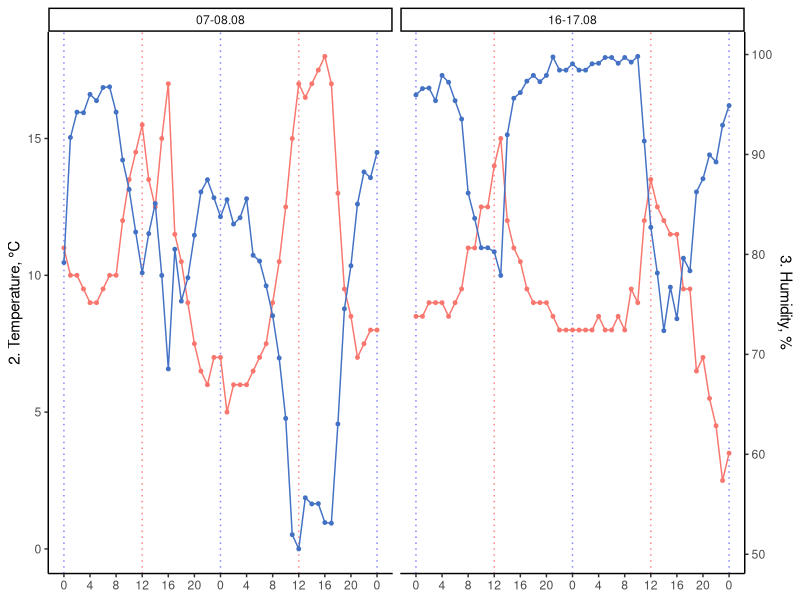
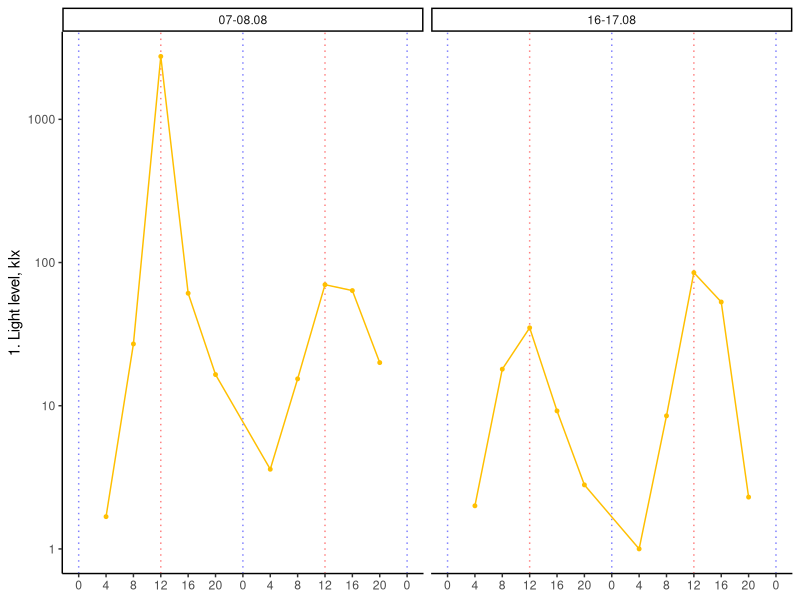
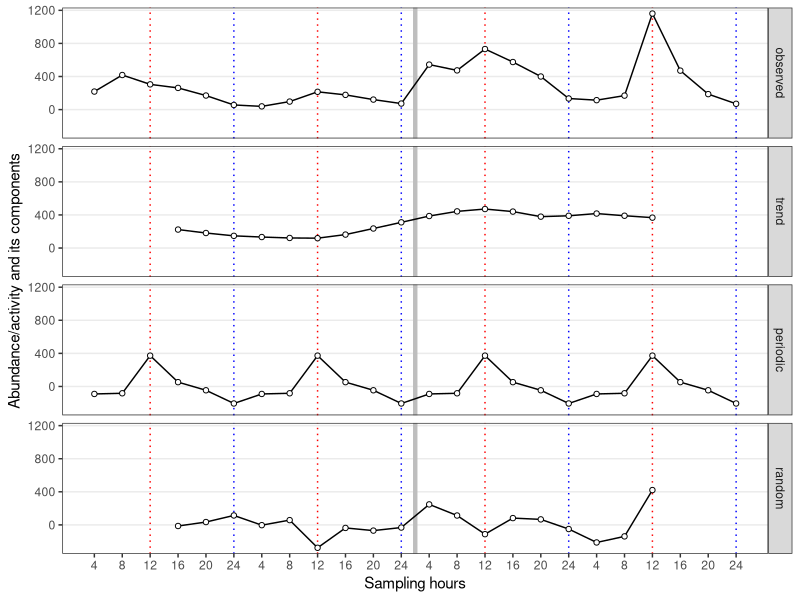
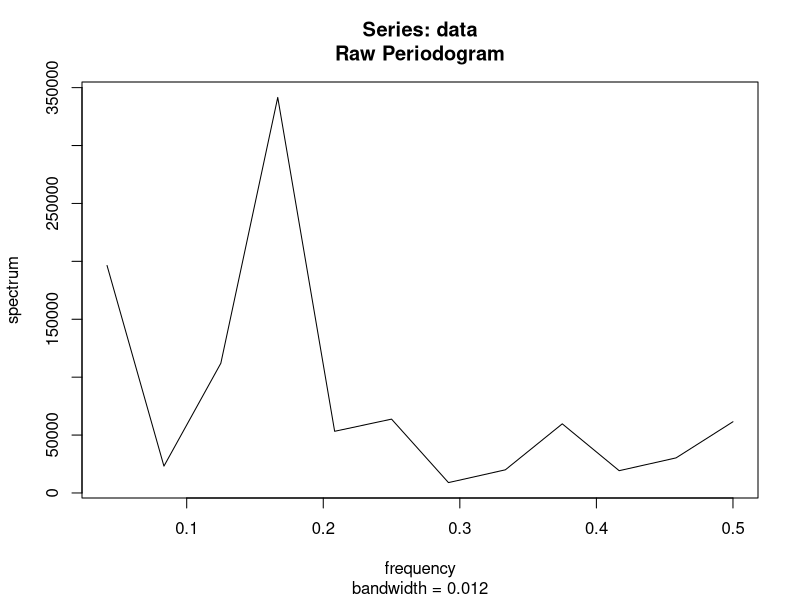
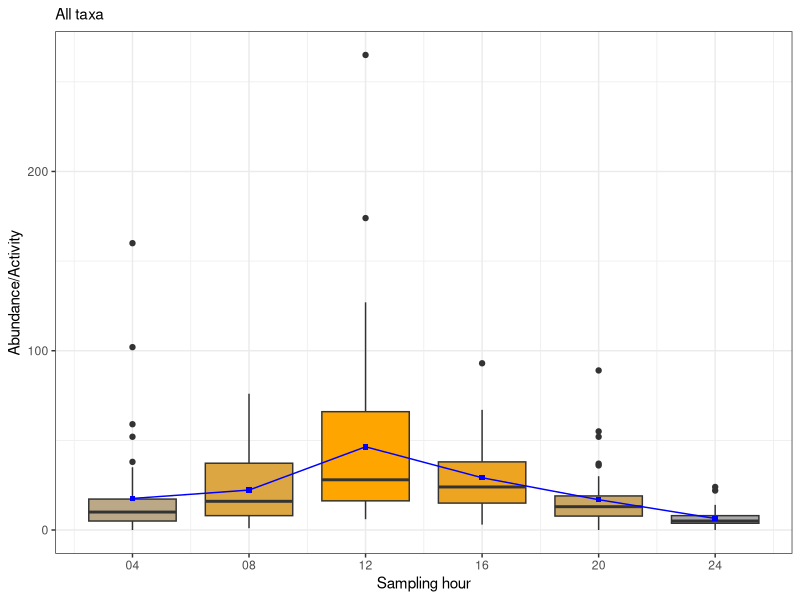
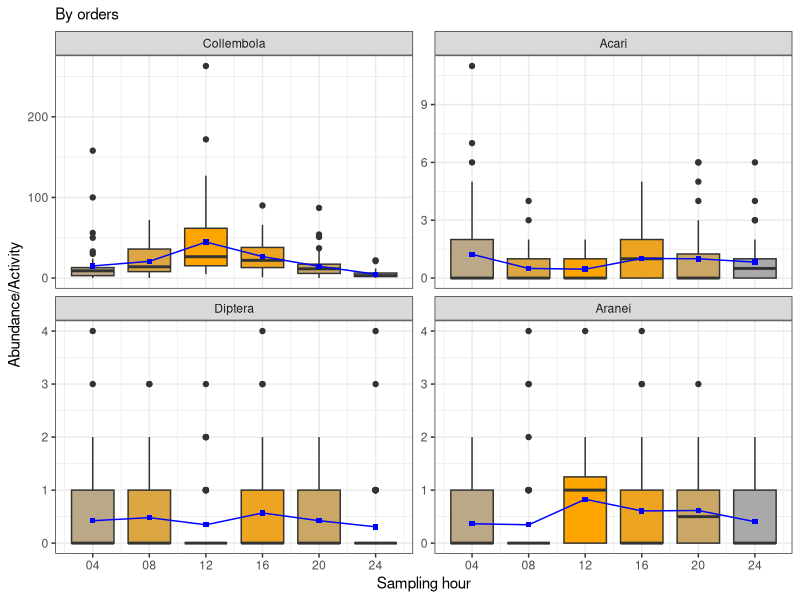
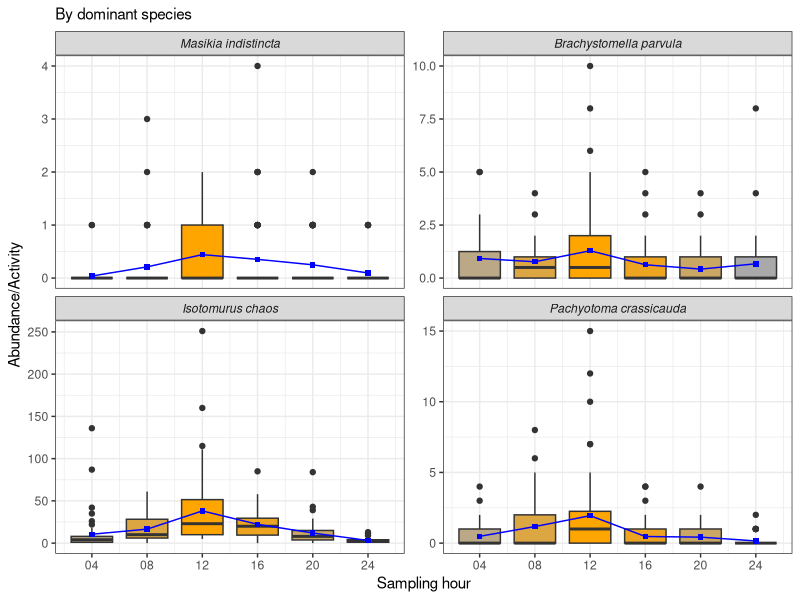
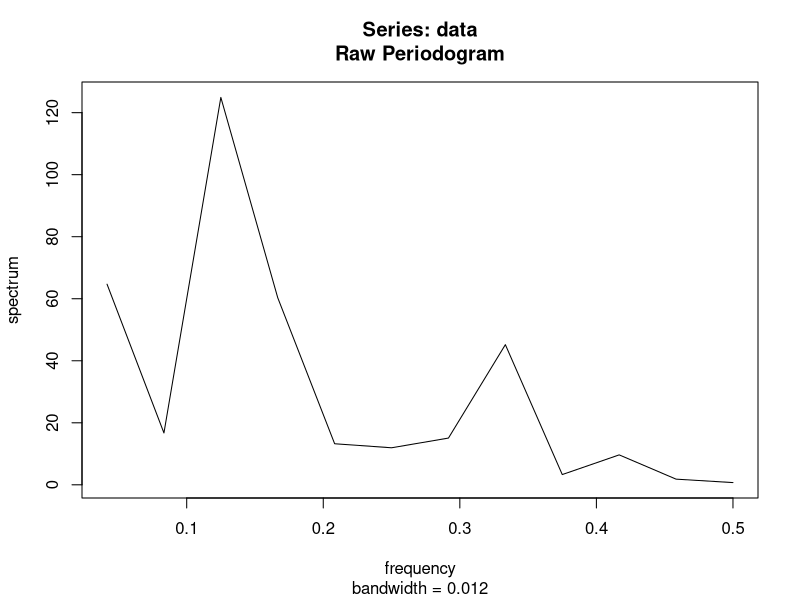

These figures' R source, in order:
library(tidyverse)
theme_set(theme_bw() + theme(legend.position = "bottom"))

# custom functions --------------------------------------------------------
per2 <- function(data, periodicity_freq){
	data <- as.numeric(data)
	# Compute the power spectral density
	psd <- spec.pgram(data, log = "no", detrend = FALSE)

	# Compute the spectral density ratio (SDR)
	denom_freq_range <- c(periodicity_freq*0.9, periodicity_freq*1.1)
	
	denom_power <- mean(psd$spec[psd$freq >= denom_freq_range[1] | psd$freq <= denom_freq_range[2]])
	num_power <- psd$spec[abs(psd$freq - periodicity_freq) == min(abs(psd$freq - periodicity_freq))]
	sdr <- num_power/denom_power

	# Perform an F-test to test the significance of the SDR
	num_df <- 1
	denom_df <- psd$df
	num_mean <- num_power
	denom_mean <- denom_power
	f_stat <- (num_mean/denom_mean)/((num_df/num_mean)+(denom_df/denom_mean))
	p_val <- pf(f_stat, num_df, denom_df, lower.tail = FALSE)
	
	# Results
	list(x = data, total = sum(data), SDR = sdr, 
		F.statistic = f_stat, psd_df = psd$df, p.value = p_val)
}

decompress <- function(a){
    # Export decomposed time series as tibble columns
	var.name <- deparse(substitute(a))
	a |> 
		ts(frequency = 6) |> 
		decompose() |> 
		_[1:4] |> 
		as_tibble() |> 
		rename_with(~paste0(var.name, "_", .x))
}

# data load ---------------------------------------------------------------
loggers_raw <- readxl::read_excel("Data_28.04.2023.xlsx", 
		sheet = "logger_data", skip = 1)
loggers <- loggers_raw |>
	mutate(D = as.numeric(substr(D, 1, 2)), 
		  H = (floor(H/4)+1)*4) |>
	group_by(D, H) |>
	summarise_all(mean) |>
	ungroup() |>
	filter(D != 9, D != 18)

factors <- readxl::read_excel("Data_28.04.2023.xlsx", 
		sheet = "factors", range = "A2:E26") |>
	mutate(D = substr(str_squish(D), 1, 2), 
		  D = as.numeric(D), 
		  log_lux = log10(lux), .after = 2)
factors <- left_join(factors, loggers, by = c("D", "H")) 

df <- readxl::read_excel("Data_28.04.2023.xlsx", 
			    sheet = "animals", skip = 3) |>
	mutate_all(as.character) |>
	pivot_longer(names_to = "dt", values_to = "abu", -1:-2) |> 
	separate(dt, sep = "_", into = c("trap_id", "D", "h")) |> 
	separate(h , sep = "\\:", into = "H", extra = "drop") |> 
	mutate_at(c("trap_id", "D", "H", "abu"), as.numeric)

# Environmental variables graph -------------------------------------------
#library(ggh4x) # dendrograms as well
for_pic <- loggers_raw %>% 
    mutate(D = as.numeric(substr(D, 1,2))) %>% 
    left_join(select(factors, D, H, lux), by = c("D", "H")) %>% 
    mutate(H2 = case_when(D == 7 | D == 16 ~ H, 
                          D == 8 | D == 17 ~ H+24, 
                          TRUE ~ H+48), 
           cell1 = case_when(D < 15 ~ "07-08.08", TRUE ~ "16-17.08"),
           .after = H) %>% 
    select(D, H, H2, cell1, 
           `1. Light level, klx` = lux,
           `2. Temperature, °C` = temp_0cm, 
           `3. Humidity, %` = hum_rel
    )

b <- min(for_pic$`3. Humidity, %`)
for_pic <- for_pic %>% 
    mutate(`3. Humidity, %_2` = `3. Humidity, %`-b) 
a <- max(for_pic$`2. Temperature, °C`) / max(for_pic$`3. Humidity, %_2`)
for_pic <- for_pic %>% 
    mutate(`3. Humidity, %_3` = `3. Humidity, %_2`*a)

(p2_down <- for_pic %>% 
    ggplot(aes(x = H2)) + 
        # 
    geom_vline(xintercept = seq(12, 48, by = 24), color = "red", 
               linetype = "dotted", alpha = 0.5) +
    geom_vline(xintercept = seq(0, 48, by = 24), color = "blue", 
               linetype = "dotted", alpha = 0.5) +
        #
    geom_line(aes(y = `2. Temperature, °C`), color = "#F8766D") + 
    geom_point(aes(y = `2. Temperature, °C`), color = "#F8766D", size = 1) +
    geom_line(aes(y = `3. Humidity, %_3`), color = "#4371C4") +
    geom_point(aes(y = `3. Humidity, %_3`), color = "#4371C4", size = 1) +
    scale_y_continuous(
        sec.axis = sec_axis(trans=~./a+b, name="3. Humidity, %")) +
    facet_wrap(~cell1) + 
        #
    theme_classic() +
    theme(panel.grid.minor = element_blank(), 
          panel.grid.major = element_blank()) + 
    scale_x_continuous(breaks = seq(0, 48, by = 4), 
                       labels = c(rep(seq(0, 20, by = 4), 2), 0)) + 
        #
    labs(x = NULL))
ggsave("Fig.2 Environmental variables, down section_raw.pdf", 
       plot = p2_down, width = 7.305, height = 2.5)
(p2_top <- for_pic %>% 
    filter(`1. Light level, klx` > 0) %>% 
    ggplot(aes(H2, `1. Light level, klx`)) + 
    geom_vline(xintercept = seq(12, 48, by = 24), color = "red", 
                   linetype = "dotted", alpha = 0.5) +
    geom_vline(xintercept = seq(0, 48, by = 24), color = "blue", 
                   linetype = "dotted", alpha = 0.5) +
    geom_line(color = "#FFBF00") + 
    geom_point(color = "#FFBF00", size = 1) + 
    facet_wrap(~cell1) + 
    scale_y_log10() +
    theme_classic() +
    theme(panel.grid.minor = element_blank(), 
              panel.grid.major = element_blank()) + 
    scale_x_continuous(breaks = seq(0, 48, by = 4), 
                           labels = c(rep(seq(0, 20, by = 4), 2), 0)) + 
    labs(x = NULL))
ggsave("Fig.2 Environmental variables, top section_raw.pdf", 
       plot = p2_top, width = 7, height = 2.5)

# p2 <- gridExtra::grid.arrange(p2_top, p2_down, ncol = 1)
# ggsave("Fig.2 Environmental variables_raw.pdf", plot = p2, width = 7, height = 4.5)

# H1: is total activity periodic? -------------------------------------------------------
abu <- df %>% 
	filter(taxatype == "general") %>% 
	group_by(D, H) %>% 
	summarise(abu = sum(abu, na.rm = TRUE), .groups = "drop") %>% 
	pull(abu) %>% 
	ts(frequency = 6) %>% 
	decompose()

abu[c("x", "seasonal", "trend", "random")] %>% 
	as.data.frame() %>% 
	rename(observed = x, periodic = seasonal) %>% 
	mutate(dd = rep(1:(nrow(.)/6), each = 6), 
		  hh = rep(1:6, 4),
		  xx = paste0("d", dd, "_t", hh)) %>% 
	rownames_to_column("id") %>% 
	mutate(id = as.numeric(id), hh = as.factor(hh)) %>% 
	pivot_longer(names_to = "component", values_to = "val", -c("id", "xx", "dd", "hh")) %>% 
	mutate(component = factor(component,
						 levels = c("observed","trend", "periodic", "random"))) %>% 
	ggplot(aes(x = id, y = val)) +
    geom_vline(xintercept = 12.5, linewidth = 1.5, color = "grey") +
	geom_vline(xintercept = (1:4)*6-3, color = "red", linetype = "dotted") +
	geom_vline(xintercept = (1:4)*6, color = "blue", linetype = "dotted") +
	geom_line() + 
	geom_point(shape = 21, fill = "white") +
	facet_grid(rows = vars(component)) + #, scales = "free") + 
	scale_x_continuous(breaks = 1:24, 
		labels = rep(1:6*4, 4)) + 
	theme(axis.text.x = element_text(angle = 0), 
		 panel.grid.minor = element_blank(), 
		 panel.grid.minor.y = element_blank(), 
		 panel.grid.major.x = element_blank()) +
	labs(x = "Sampling hours", y = "Abundance/activity and its components")

ggsave("Fig.3. Total abundance_raw.pdf", width = 7, height = 4)
# Time series of diurnal arthropods activity 
# and its components (trend, periodicity, residuals). 
# Red line marks noon, blue line marks midnights

per2(abu$x, 1/6)

# Signal to noise ratio is  > 4
# Н0 about non-periodicity is rejected with p<0.001 significance level

for_boxplots <- df %>% 
    filter(taxatype == "general") %>% 
    group_by(trap_id, D, H) %>% 
    summarise(abu = sum(abu), .groups = "drop") %>% 
    mutate(taxa = "All_taxa", .before = 1) %>% 
    rbind(select(df, -taxatype)) %>% 
    filter(taxa %in%  c("All_taxa", "Collembola", "Aranei", "Acari", "Diptera", 
        "Masikia indistincta","Brachystomella parvula (Schäffer, 1896)", 
        "Isotomurus chaos Potapov et Babenko, 2011", 
        "Pachyotoma crassicauda (Tullberg, 1871)")) %>% 
    separate(taxa, c("gen", "sp"), " ", extra = "drop") %>%
    mutate(taxa = case_when(is.na(sp) ~ gen, TRUE ~ paste0(gen, " ", sp)),
           taxa = fct_inorder(taxa, ordered = TRUE), 
           H2 = factor(H),
           H,
           .before = 1,
           .keep = "unused")

for_boxplots %>% 
    filter(taxa == "All_taxa") %>% 
    group_by(H) %>% 
    mutate(mean_abu = mean(abu)) %>% 
    ungroup() %>% 
    ggplot() + 
    geom_boxplot(aes(x = H, y = abu, group = H2, fill = H2)) +
    geom_line(aes(x = H, y = mean_abu), color = "blue") + 
    geom_point(aes(x = H, y = mean_abu), shape = 15, color = "blue") +
    theme(legend.position = "none") + 
    labs(x = "Sampling hour", y = "Abundance/Activity", 
         subtitle = "All taxa") +
    scale_x_continuous(breaks = 1:6*4,
                       labels = c("04", "08", "12", "16", "20","24")) +
    scale_fill_manual(values = colorRampPalette(c("darkgrey", "orange"))
                      (6)[c(2, 4, 6, 5, 3, 1)])
ggsave("Fig.4. Part A_raw.pdf", height = 3, width = 3)
# Average activity of terrestrial arthropods at different times of the day 1

for_boxplots %>% 
    filter(taxa %in% c("Collembola", "Aranei", "Acari", "Diptera")) %>% 
    group_by(taxa, H, H2) %>% 
    mutate(mean_abu = mean(abu)) %>% 
    ungroup() %>% 
    ggplot() + 
    geom_boxplot(aes(x = H, y = abu, group = H2, fill = H2)) +
    geom_line(aes(x = H, y = mean_abu), color = "blue") +
    geom_point(aes(x = H, y = mean_abu), shape = 15, color = "blue") +
    theme(legend.position = "none") + 
    labs(x = "Sampling hour", y = "Abundance/Activity", 
         subtitle = "By orders") +
    scale_x_continuous(breaks = 1:6*4,
                      labels = c("04", "08", "12", "16", "20","24")) +
    scale_fill_manual(values = colorRampPalette(c("darkgrey", "orange"))
                      (6)[c(2, 4, 6, 5, 3, 1)]) + 
    facet_wrap(~taxa, scales = "free_y")
ggsave("Fig.4. Part B_raw.pdf", height = 6, width = 6)
# Average activity of terrestrial arthropods at different times of the day 2

for_boxplots %>% 
    filter(taxa %in% c("Masikia indistincta",
                       "Brachystomella parvula", 
                       "Isotomurus chaos",
                       "Pachyotoma crassicauda")) %>% 
    group_by(taxa, H, H2) %>% 
    mutate(mean_abu = mean(abu)) %>% 
    ungroup() %>% 
    ggplot() + 
    geom_boxplot(aes(x = H, y = abu, group = H2, fill = H2)) +
    geom_line(aes(x = H, y = mean_abu), color = "blue") +
    geom_point(aes(x = H, y = mean_abu), shape = 15, color = "blue") +
    theme(legend.position = "none") + 
    labs(x = "Sampling hour", y = "Abundance/Activity", 
         subtitle = "By dominant species") +
    scale_x_continuous(breaks = 1:6*4,
                       labels = c("04", "08", "12", "16", "20","24")) +
    scale_fill_manual(values = colorRampPalette(c("darkgrey", "orange"))
                      (6)[c(2, 4, 6, 5, 3, 1)]) + 
    facet_wrap(~taxa, scales = "free_y") + 
    theme(strip.text = element_text(face = "italic"))
ggsave("Fig.4. Part C_raw.pdf", height = 6, width = 6)
# Average activity of terrestrial arthropods at different times of the day 3

# H#1 by taxa -------------------------------------------------------------
by_taxa <- df %>% 
	filter(taxatype == "general", taxa %in% c("Collembola", "Aranei", "Acari", "Diptera")) %>% 
	split(.$taxa) %>% 
	map(~.x %>% 
		group_by(D, H) %>% 
		summarise(abu = sum(abu, na.rm = TRUE), .groups = "drop") %>% 
		pull(abu) %>% 
		ts(frequency = 6) %>% 
		decompose()
	)
by_taxa %>% 
	transpose %>% 
	pluck("x") %>% 
	lapply(as.numeric) %>% 
	lapply(function(a){
		per2(a, 1/6)
	})

df_by.taxa <- by_taxa %>% 
    lapply(function(a){
		cbind(
		    x = a$x, trend = a$trend, 
			seasonal = a$seasonal, random = a$random) %>% 
		as_tibble %>% 
		mutate_all(function(b){b/max(b, na.rm = TRUE)}) %>% 
		rownames_to_column("id") %>% 
		mutate(id = as.numeric(id))}) %>%  
	map_df(rbind, .id = "taxa") %>% 
	rename(observed = x, periodic = seasonal) %>% 
	pivot_longer(names_to = "component", values_to = "val", -1:-2) %>% 
	mutate(component = factor(component,
		levels = c("observed","trend", "periodic", "random")))

df_by.taxa %>% 
    filter(component == "periodic") %>% 
    ggplot(aes(x = id, y = val, color = taxa)) +
    geom_vline(xintercept = 12.5, linewidth = 1.5, color = "grey") +
	geom_vline(xintercept = (1:4)*6-3, color = "red", linetype = "dotted") +
	geom_vline(xintercept = (1:4)*6, color = "blue", linetype = "dotted") +
	geom_line() + 
	geom_point(shape = 21, fill = "white") +
	theme_bw() +
	facet_grid(rows = vars(taxa), scales = "fixed") + 
	scale_x_continuous(breaks = 1:24, labels = rep(1:6*4, 4)) + 
	theme(axis.text.x = element_text(angle = 0), 
		 panel.grid.minor = element_blank(), 
		 panel.grid.minor.y = element_blank(), 
		 panel.grid.major.x = element_blank(), 
		 legend.position = "none") +
	labs(x = "Sampling hours", y = "Abundance/activity and its components", 
		subtitle = "all variables are normalized to max = 1")
ggsave("Fig.5 Orders_raw.pdf", width = 7, height = 4.5)

df_by.taxa %>% 
    ggplot(aes(x = id, y = val, color = taxa)) +
    geom_vline(xintercept = 12.5, linewidth = 1.5, color = "grey") +
    geom_vline(xintercept = (1:4)*6-3, color = "red", linetype = "dotted") +
    geom_vline(xintercept = (1:4)*6, color = "blue", linetype = "dotted") +
    geom_line() + 
    geom_point(shape = 21, fill = "white") +
    theme_bw() +
    facet_grid(rows = vars(component), scales = "free") + 
    scale_x_continuous(breaks = 1:24, labels = rep(1:6*4, 4)) + 
    theme(axis.text.x = element_text(angle = 0), 
          panel.grid.minor = element_blank(), 
          panel.grid.minor.y = element_blank(), 
          panel.grid.major.x = element_blank(), 
          legend.position = "bottom") +
    labs(x = "Sampling hours", y = "Abundance/activity and its components", 
         subtitle = "all variables are normalized to max = 1")
ggsave("Fig.5_full (for suppl) Orders_raw.pdf", width = 7, height = 4.5)

# Time series of diurnal arthropods activity (by orders) 
# and its components (trend, periodicity, residuals). 
# Red line marks middays, blue line marks midnights. 
# Note: all raw variables data were normalized to max=1

# H#1 by dominant species  -------------------------------------------------------
dom_sp <- df %>%
	filter(taxa %in% c("Masikia indistincta",
		"Brachystomella parvula (Schäffer, 1896)", 
		#"Isotomurus stuxbergi (Tullberg, 1876)", # check
		#"Erigone psychrophila", # check
		"Isotomurus chaos Potapov et Babenko, 2011",
		"Pachyotoma crassicauda (Tullberg, 1871)")) %>% 
    separate(taxa, c("gen", "sp"), " ", extra = "drop") %>% 
	unite(taxa, gen, sp, sep = " ") %>% 
	split(.$taxa) %>% 
	map(~.x %>% 
	    	group_by(D, H) %>% 
	    	summarise(abu = sum(abu, na.rm = TRUE), .groups = "drop") %>% 
	        pull(abu) %>% 
	    	ts(frequency = 6) %>% 
	    	decompose()
	)
dom_sp %>% 
	transpose %>% 
	pluck("x") %>% 
	lapply(as.numeric) %>% 
	lapply(function(a){
		per2(a, 1/6)
	})

df_dom_sp <- dom_sp %>% 
    lapply(function(a){
        cbind(x = a$x, trend = a$trend, 
              seasonal = a$seasonal, random = a$random) %>% 
            as_tibble %>% 
            mutate(random = random/max(x), 
                   seasonal = seasonal/max(x), 
                   trend = trend/max(x), 
                   x = x/max(x)) %>% 
            rownames_to_column("id") %>% 
            mutate(id = as.numeric(id))}) %>% 
    map_df(rbind, .id = "taxa") %>% 
    rename(observed = x, periodic = seasonal) %>% 
    pivot_longer(names_to = "component", values_to = "val", -1:-2) %>% 
    mutate(component = factor(component,
                              levels = c("observed","trend", "periodic", "random")))

# df_dom_sp %>% 
#     mutate(taxa = )
df_dom_sp %>% 
    pull(taxa) %>% 
    sapply(function(a){
        paste0(
            substr(str_split_1(a, " ")[[1]], 1, 1), 
            ". ", 
            str_split_1(a, " ")[[2]]
        )
    }) %>% 
    mutate(df_dom_sp, taxa = .) %>% 
    filter(component == "periodic") %>% 
    ggplot(aes(x = id, y = val, color = taxa)) +
    geom_vline(xintercept = 12.5, linewidth = 1.5, color = "grey") +
    geom_vline(xintercept = (1:4)*6-3, color = "red", linetype = "dotted") +
    geom_vline(xintercept = (1:4)*6, color = "blue", linetype = "dotted") +
    geom_line() + 
    geom_point(shape = 21, fill = "white") +
    theme_bw() +
    facet_grid(rows = vars(taxa), scales = "fixed") + 
    scale_x_continuous(breaks = 1:24, labels = rep(1:6*4, 4)) + 
    theme(axis.text.x = element_text(angle = 0), 
          panel.grid.minor = element_blank(), 
          panel.grid.minor.y = element_blank(), 
          panel.grid.major.x = element_blank(), 
          legend.text = element_text(face = "italic"),
          legend.position = "bottom", 
          strip.text.y = element_text(
              size = 7, face = "italic")
          ) +
    labs(x = "Sampling hours", y = "Abundance/activity and its components", 
         subtitle = "Note: all variables are normalized to max=1")
ggsave("Fig.6 Dominant species_raw.pdf", width = 7, height = 4.5)

df_dom_sp %>% 
    ggplot(aes(x = id, y = val, color = taxa)) +
    geom_vline(xintercept = (1:4)*6-3, color = "red", linetype = "dotted") +
    geom_vline(xintercept = (1:4)*6, color = "blue", linetype = "dotted") +
    geom_line() + 
    geom_point(shape = 21, fill = "white") +
    theme_bw() +
    facet_grid(rows = vars(component), scales = "free") + 
    scale_x_continuous(breaks = 1:24, labels = rep(1:6*4, 4)) + 
    theme(axis.text.x = element_text(angle = 0), 
          panel.grid.minor = element_blank(), 
          panel.grid.minor.y = element_blank(), 
          panel.grid.major.x = element_blank(), 
          legend.text = element_text(face = "italic"),
          legend.position = "bottom") +
    labs(x = "Sampling hours", y = "Abundance/activity and its components", 
         subtitle = "Note: all variables are normalized to max=1")
ggsave("Fig.6_full (for suppl) Dominant species_raw.pdf", width = 7, height = 4.5)
# Time series of arthropods dominant species 
# and its components (trend, periodicity, residuals). 
# Red line marks middays, blue line marks midnights. 
# Note: all raw variables data awere normalized to max=1

# predictors multicoll ---------------------------------------------------
factors[,-1:-2] %>% 
	cor(method = "spearman") %>% 
	round(2)

cor.val1 <- cor(factors[,-1:-3], method = "spearman")
cor.pval1 <- expand_grid(v1 = 4:10, v2 = 4:10) %>% 
	split(1:nrow(.)) %>% 
	lapply(function(a){
		p = cor.test(as_vector(factors[,a$v1]), as_vector(factors[,a$v2]), 
				   method = "spearman")
		data.frame(p = p$p.value, 
				 v1 = colnames(factors)[a$v1], 
				 v2 = colnames(factors)[a$v2])
	}) %>% 
	map_df(tibble) %>% 
	mutate(p = p.adjust(p, method = "BY")) %>% 
	pivot_wider(names_from = v2, values_from = p) %>% 
	column_to_rownames("v1") %>% 
	as.matrix()

colnames(cor.pval1) <- 
    rownames(cor.pval1) <- 
    colnames(cor.val1) <- 
    rownames(cor.val1) <- c(
        "light level", "wind_20cm", "wind_2m", "temperature_0cm", 
        "temperature_2m", "humidity_relative", "humidity_absolute"
    )

pdf("Fig.7. Factor_multicollin_raw.pdf", width = 4, height = 4)
corrplot::corrplot(
	corr = cor.val1, 
	p.mat = cor.pval1, 
	type="upper", 
	order = "original",
	diag = FALSE,
	col =  corrplot::COL2('RdYlBu', 10)[10:1], 
	sig.level = 0.05)
dev.off() 
# Spearman correlation matrix. 
# The Spearman coefficient value is shown on the scale on the right. 
# The significance level (α) = 0.05. 
# Statistically non-significant correlations are crossed out

# correlations ------------------------------------------------------------
df.forcor <- df %>% 
	filter(taxa %in% c("Collembola", "Aranei", "Acari", "Diptera")) %>% 
	group_by(D, H, taxa) %>% 
	summarise(abu = sum(abu), .groups = "drop") %>% 
	pivot_wider(names_from = taxa, values_from = abu) %>% 
    mutate(All = abu$x, .after = 2) 
df.forcor <- df %>%
    filter(taxa %in% c("Masikia indistincta",
                       "Brachystomella parvula (Schäffer, 1896)", 
                       "Isotomurus chaos Potapov et Babenko, 2011",
                       "Pachyotoma crassicauda (Tullberg, 1871)")) %>% 
    separate(taxa, c("gen", "sp"), " ", extra = "drop") %>% 
    mutate(gen = paste0(substr(gen, 1, 1), ".")) %>% 
    unite(taxa, gen, sp, sep = " ") %>% 
    group_by(D, H, taxa) %>% 
    summarise(abu = sum(abu), .groups = "drop") %>% 
    pivot_wider(names_from = taxa, values_from = abu) %>% 
    left_join(df.forcor, ., by = c("D", "H")) %>% 
    left_join(factors, by = c("D", "H")) %>% 
	select(-wind_2m, -temp_2m, -hum_abs, -log_lux)

cor.val2 <- cor(df.forcor[,12:15], df.forcor[,3:11], 
	method = "spearman")
cor.pval2 <- expand_grid(v1 = 12:15, v2 = 3:11) %>% 
	split(1:nrow(.)) %>% 
	lapply(function(a){
		p = cor.test(as_vector(df.forcor[,a$v1]), as_vector(df.forcor[,a$v2]), 
				   method = "spearman")
		data.frame(p = p$p.value, 
				 # est = p$estimate,
				 v1 = colnames(df.forcor[a$v1]),
				 v2 = colnames(df.forcor[,a$v2]))
	}) %>% 
	map_df(tibble) %>% 
	mutate(p = p.adjust(p, method = "BH")) %>% 
	pivot_wider(names_from = v2, values_from = p) %>% 
	column_to_rownames("v1") %>% 
	as.matrix()

rownames(cor.val2) <- 
    rownames(cor.pval2) <- 
    c("light level", "wind_20cm", "temperature_0cm", "humidity_relative")

pdf("Fig.8_raw. Orders and factors_raw.pdf", height = 4)
corrplot::corrplot(
	corr = cbind(cbind(All = cor.val2[,1]), 
	             rep(NA, nrow(cor.val2)), 
	             cor.val2[,2:5], 
	             rep(NA, nrow(cor.val2)), 
	             cor.val2[,6:9]),
	p.mat = cbind(cbind(All = cor.pval2[,1]), 
	              rep(NA, nrow(cor.val2)), 
	              cor.pval2[,2:5], 
	              rep(NA, nrow(cor.val2)), 
	              cor.pval2[,6:9]), 
	type="full", 
	order = "original",
	na.label = " ",
	diag = TRUE,
	is.corr=FALSE,
	col =  corrplot::COL2('RdYlBu', 10)[10:1], 
	sig.level = 0.05)
dev.off()
# Correlation of taxa’ activity (including dominant species) 
# and measured factors by Spearman method. 
# The Spearman coefficient value is shown on the scale on the right. 
# The significance level (α) = 0.05. 
# Statistically non-significant correlations are crossed out

lst(cor1 = cor.val1, cor.pval1, cor2 = cor.val2, cor.pval2) %>% 
    map(~.x %>% 
        as.data.frame %>% 
        rownames_to_column(" ")) %>% 
    writexl::write_xlsx("correlations.xlsx")

# scatterplots ------------------------------------------------------------
df.forcor %>% 
    select(-`B. parvula`:-`P. crassicauda`) %>% 
    pivot_longer(names_to = "taxa", values_to = "y", -c("D", "H", "lux", "wind_20cm", "temp_0cm", "hum_rel")) %>%
    mutate(taxa = factor(taxa, ordered = TRUE, levels = colnames(df.forcor)[3:11])) %>% 
    pivot_longer(names_to = "variable", values_to = "x", -c("D", "H", "taxa", "y")) %>% 
    mutate(
        variable = factor(variable, ordered = TRUE, levels = colnames(df.forcor)[12:15]),
        x = case_when(variable == "lux" ~ log10(x), TRUE ~ x)) %>% 
    mutate(variable = fct_recode(variable, 
                                 light = "lux", 
                                 wind = "wind_20cm",
                                 temperature = "temp_0cm",
                                 humidity = "hum_rel"
                                 )) %>% 
    ggplot(aes(x, y)) + 
    geom_point() + 
    facet_grid(cols = vars(variable), rows = vars(taxa), scales = "free") + 
    labs(x = "Factor values", y = "Abundance/activity")
ggsave("Fig.9A Scatterplots - All taxa & orders.pdf", width = 10, height = 10)

df.forcor %>% 
    select(-`All`:-`Diptera`) %>% 
    pivot_longer(names_to = "taxa", values_to = "y", -c("D", "H", "lux", "wind_20cm", "temp_0cm", "hum_rel")) %>%
    mutate(taxa = factor(taxa, ordered = TRUE, levels = colnames(df.forcor)[3:11])) %>% 
    pivot_longer(names_to = "variable", values_to = "x", -c("D", "H", "taxa", "y")) %>% 
    mutate(
        variable = factor(variable, ordered = TRUE, levels = colnames(df.forcor)[12:15]),
        x = case_when(variable == "lux" ~ log10(x), TRUE ~ x)) %>% 
    mutate(variable = fct_recode(variable, 
                                 light = "lux", 
                                 wind = "wind_20cm",
                                 temperature = "temp_0cm",
                                 humidity = "hum_rel"
    )) %>% 
    ggplot(aes(x, y)) + 
    geom_point() + 
    facet_grid(cols = vars(variable), rows = vars(taxa), scales = "free") + 
    labs(x = "Factor values", y = "Abundance/activity") + 
    theme(strip.text.y = element_text(
        # size = 7, 
        face = "italic"))
ggsave("Fig.9B Scatterplots - Dominant species.pdf", width = 10, height = 9)
